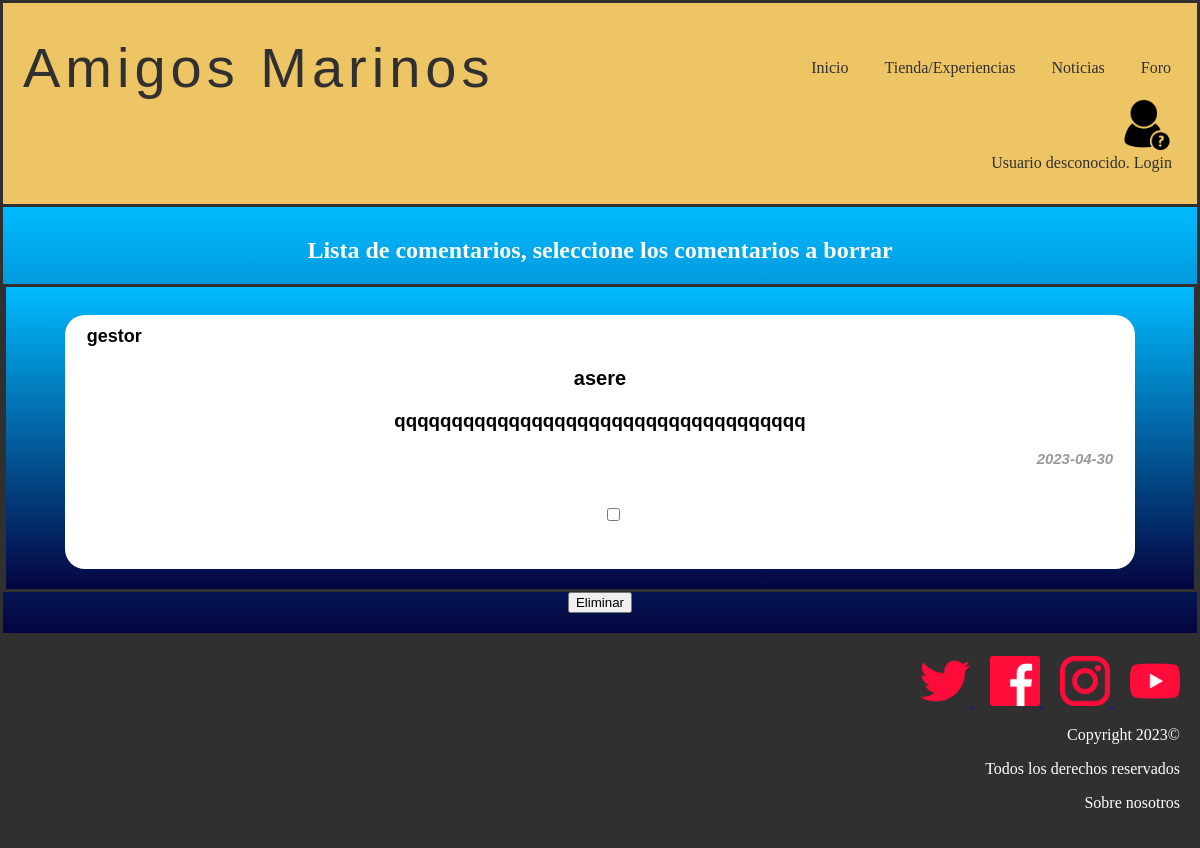
The app's page /moderador.php, older data.
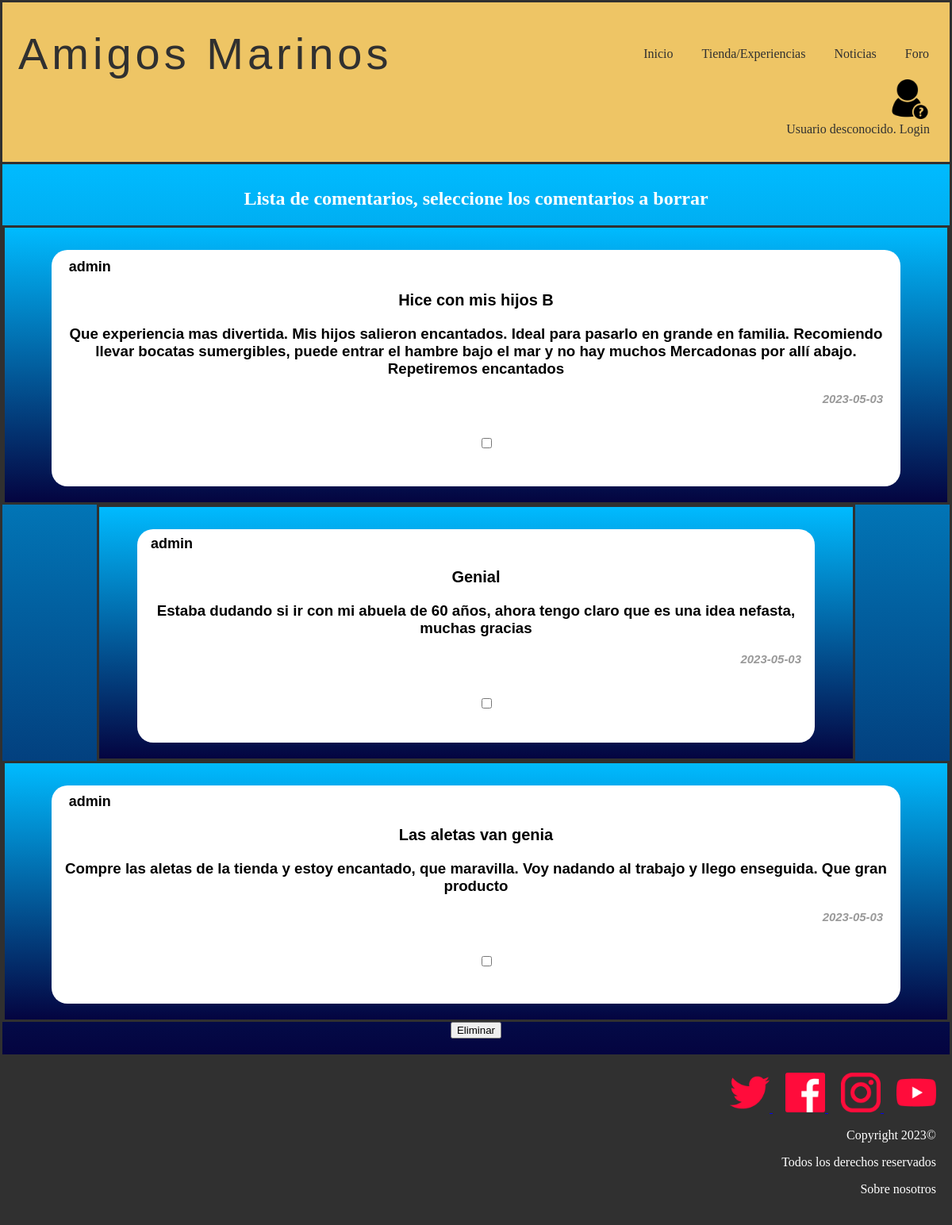
The same page, newer data.
### tables this page shows
CREATE TABLE IF NOT EXISTS `comentario` (
  `id` int(11) NOT NULL AUTO_INCREMENT,
  `titulo` varchar(20) NOT NULL,
  `usuario` varchar(15) NOT NULL,
  `padre` int(11) DEFAULT NULL,
  `contenido` text NOT NULL,
  `fecha_de_creacion` date NOT NULL,
  `me_gusta` int(11) NOT NULL,
  PRIMARY KEY (`id`),
  UNIQUE KEY `Titulo` (`titulo`),
  KEY `Usuario` (`usuario`)
);

### includes/comentario.php (called while the page is built, shortened)
<?php
class comentario{
private $id;
private $usuario;
private $padre;
private $contenido;
private $fecha_de_creacion;
private $titulo;
public function __construct($id=null,$titulo,$usuario,$padre,$contenido,$fecha_de_creacion, $meGusta){
    $this->id=$id;
    $this->titulo=$titulo;
    $this->usuario=$usuario;
    $this->padre=$padre;
    $this->contenido=$contenido;
    $this->fecha_de_creacion=$fecha_de_creacion;
}
public static function cargarComentarios(){
    $comentarios=[];
    $conn = Aplicacion::getInstance()->getConexionBd();
    $query = sprintf("SELECT * FROM comentario ORDER BY me_gusta DESC");
    $resultado = mysqli_query($conn, $query);
    $i = 0;
    if(mysqli_num_rows($resultado) > 0){
        while($fila = $resultado->fetch_assoc()){
            $comentarios[$i] = new comentario($fila["id"], $fila["titulo"], $fila["usuario"], $fila["padre"], $fila["contenido"], $fila["fecha_de_creacion"], $fila["me_gusta"]);
            $i++;
        }
    }
    return $comentarios;
}
public function getUsuario(){
    return $this->usuario;
}
public function getTitulo(){
    return $this->titulo;
}
public function getContenido(){
    return $this->contenido;
}
public function getFecha(){
    return $this->fecha_de_creacion;
}
public function getPadre(){
    return $this->padre;
}
public function getId(){
    return $this->id;
}
    public function cargarRespuestas(){
        $comentarios = [];
        $conn = Aplicacion::getInstance()->getConexionBd();
        $query = sprintf("SELECT * FROM comentario WHERE padre='%d'", $this->id);
        $rs = $conn->query($query);
        $i = 0;
        if(mysqli_num_rows($rs) > 0){
            while($fila = $rs->fetch_assoc()){
                $comentarios[$i] = new comentario($fila["id"], $fila["titulo"], $fila["usuario"], $fila["padre"], $fila["contenido"], $fila["fecha_de_creacion"], $fila["me_gusta"]);
                $i++;
            }
            return $comentarios;
        }
        else{
            return false;
        }
    }
}
?>

### moderador.php (the view, shortened to what this page needs)
<?php
    require_once './includes/comentario.php';
?>
<?php
    function mostrarComentario($comentario){
        ?>
            <div class="container">
                <div class="comment-box">
                    <p class="user-name"><?php echo $comentario->getUsuario();
                    echo '<h3><'. $comentario->getUsuario() .'</h3>';?></p>
                    <h3 class="comment-title"><?php echo $comentario->getTitulo()?></h3>
                    <p class="comment-text"><?php echo $comentario->getContenido()?></p>
                    <p class="created-at"><?php echo $comentario->getFecha()?></p>
                    <?php echo '<span id="contador-me-gusta-'.$comentario->getId().'">'.$comentario->getMeGusta().'</span>'?>
                    <?php echo "<li><input type='checkbox' name='comentarios[]' value='". $comentario->getId() ."
                                '></li>";?>
                </div>
            </div>
            <div class="respuestas">
                <?php
                $respuestas = $comentario->cargarRespuestas();
                if($respuestas!=false){
                    foreach($respuestas as $respuesta){
                        ?>
                        <div class="container_respuesta">
                        <?php
                        mostrarComentario($respuesta);
                        ?>
                        </div>
                        <?php
                    }
                }?>
            </div>
        <?php
    }
?>
<!DOCTYPE html>
<html>
    <head>
        <link rel="stylesheet" type="text/css" href="./css/style.css"/>
    </head>
    <body>
        <?php
            require ('./includes/comun/cabecera.php');
        ?>
        <main>
            <div class="container">
                <?php
                    $comentarios = comentario::cargarComentarios();
                    if($comentarios == false){
                        echo "No hay comentarios en este foro";
                    }
                    else{
                        echo '<form action="validarBorrado.php" method="post">';
                        echo '<h2>Lista de comentarios, seleccione los comentarios a borrar</h2>';
                        foreach($comentarios as $comentario)
                        {
                            if($comentario->getPadre() == 0)
                            {
                                mostrarComentario($comentario);
                            }
                        }
                        echo '<input type="submit" value="Eliminar">';
                        echo '</form>';
                    }
                ?>
            </div>
        </main>
        <?php
            require('./includes/comun/pie.php');
        ?>
</html>

Row changes from the older to the newer data that the page shows:
removed comentario: usuario "gestor", titulo "asere", contenido "qqqqqqqqqqqqqqqqqqqqqqqqqqqqqqqqqqqq", fecha_de_creacion "2023-04-30", shown under "Lista de comentarios, seleccione los comentarios a borrar"
added comentario: usuario "admin", titulo "Hice con mis hijos B", contenido "Que experiencia mas divertida. Mis hijos salieron encantados. Ideal para pasarlo en grande en familia. Recomiendo llevar bocatas sumergibles, puede entrar el hambre bajo el mar y no hay muchos Mercadonas por allí abajo. Repetiremos encantados", fecha_de_creacion "2023-05-03", shown under "Lista de comentarios, seleccione los comentarios a borrar"
added comentario: usuario "admin", titulo "Genial", contenido "Estaba dudando si ir con mi abuela de 60 años, ahora tengo claro que es una idea nefasta, muchas gracias", fecha_de_creacion "2023-05-03"
added comentario: usuario "admin", titulo "Las aletas van genia", contenido "Compre las aletas de la tienda y estoy encantado, que maravilla. Voy nadando al trabajo y llego enseguida. Que gran producto", fecha_de_creacion "2023-05-03", shown under "Lista de comentarios, seleccione los comentarios a borrar"
